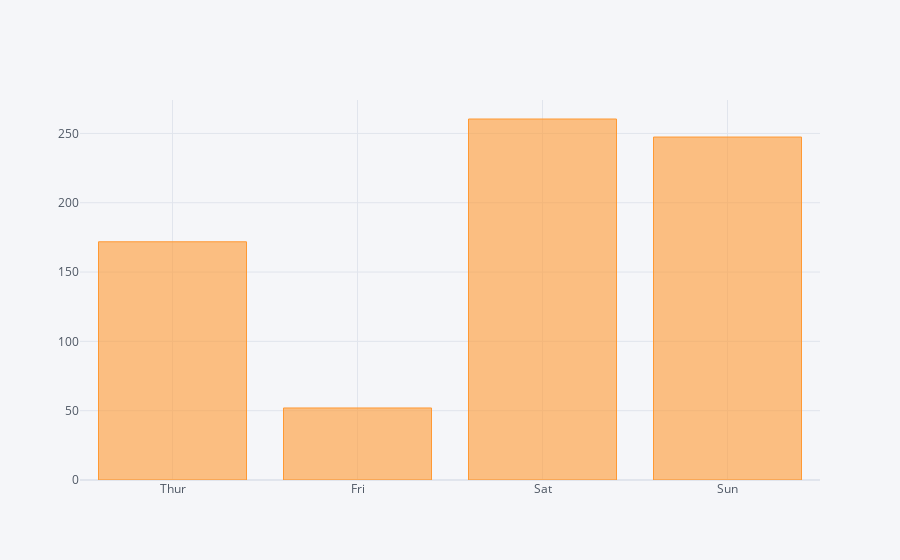

This figure's notebook cell:
### Code cell
tips.groupby('day')['tip'].sum().iplot(kind='bar')

### Figure 1 — Plotly figure (JSON) as saved in the notebook; plotly's stock layout.template omitted (floating-point values rounded to 4 significant figures)
{"data": [{"marker": {"color": "rgba(255, 153, 51, 0.6)", "line": {"color": "rgba(255, 153, 51, 1.0)", "width": 1}}, "name": "tip", "orientation": "v", "text": "", "type": "bar", "x": ["Thur", "Fri", "Sat", "Sun"], "y": [171.8, 51.96, 260.4, 247.4]}], "layout": {"autosize": true, "legend": {"bgcolor": "#F5F6F9", "font": {"color": "#4D5663"}}, "paper_bgcolor": "#F5F6F9", "plot_bgcolor": "#F5F6F9", "title": {"font": {"color": "#4D5663"}}, "xaxis": {"autorange": true, "gridcolor": "#E1E5ED", "range": [-0.5, 3.5], "showgrid": true, "tickfont": {"color": "#4D5663"}, "title": {"font": {"color": "#4D5663"}, "text": ""}, "type": "category", "zerolinecolor": "#E1E5ED"}, "yaxis": {"autorange": true, "gridcolor": "#E1E5ED", "range": [0, 274.1], "showgrid": true, "tickfont": {"color": "#4D5663"}, "title": {"font": {"color": "#4D5663"}, "text": ""}, "type": "linear", "zerolinecolor": "#E1E5ED"}}}
